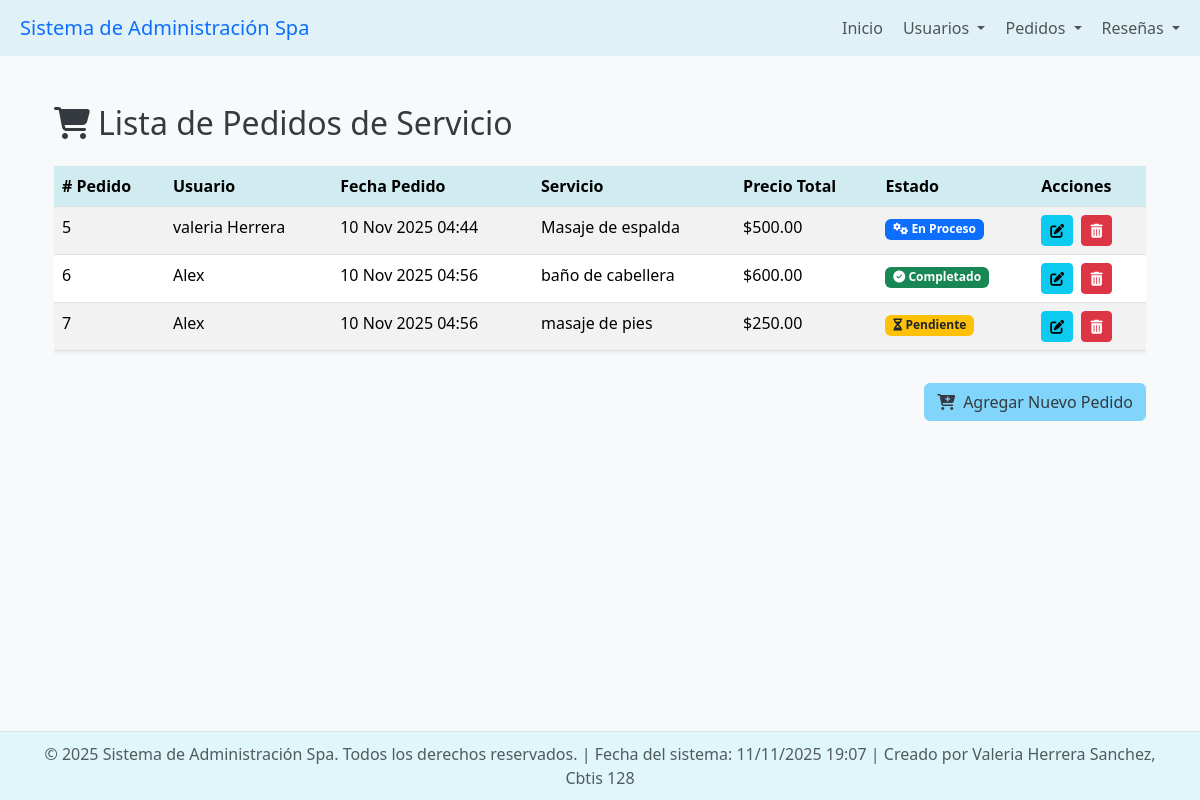
Page /pedidos/ on the committed database.
### app_Spa/models.py (models this page shows, shortened)
class Pedidos(models.Model):
    id_pedido = models.AutoField(primary_key=True, unique=True)
    usuario = models.ForeignKey(
        Usuarios,
        on_delete=models.CASCADE,
        related_name="pedidos"
    )
    fecha_pedido = models.DateTimeField(auto_now_add=True)
    servicio = models.CharField(max_length=100)
    precio_total = models.DecimalField(max_digits=8, decimal_places=2)
    notas_adicionales = models.TextField(blank=True, null=True)
    estado = models.CharField(
        max_length=50,
        default="pendiente",
        choices=[
            ("pendiente", "Pendiente"),
            ("en_proceso", "En Proceso"),
            ("completado", "Completado"),
            ("cancelado", "Cancelado"),
        ]
    )

class Usuarios(models.Model):
    id_usuario = models.AutoField(primary_key=True)
    nombre_completo = models.CharField(max_length=100)
    correo = models.EmailField(unique=True, max_length=250)
    telefono = models.CharField(max_length=15)
    direccion = models.CharField(max_length=200)
    fecha_registro = models.DateTimeField(auto_now_add=True)
    activo = models.BooleanField(default=True)

### app_Spa/views.py (the view)
# urls.py: path('pedidos/', views.ver_pedidos, name='ver_pedidos'),
def ver_pedidos(request):
    pedidos = Pedidos.objects.all()
    return render(request, 'pedidos/ver_pedidos.html', {'pedidos': pedidos})

### app_Spa/templates/pedidos/ver_pedidos.html (shortened to what this page needs)
{% extends 'base.html' %}
{% load static %}
{% block content %}
<div class="container mt-4">
    <h2 class="mb-4 text-dark-spa"><i class="fas fa-shopping-cart me-2"></i>Lista de Pedidos de Servicio</h2>
    <div class="table-responsive">
        <table class="table table-striped table-hover shadow-sm">
            <thead class="bg-light-spa">
                <tr>
                    <th scope="col"># Pedido</th>
                    <th scope="col">Usuario</th>
                    <th scope="col">Fecha Pedido</th>
                    <th scope="col">Servicio</th>
                    <th scope="col">Precio Total</th>
                    <th scope="col">Estado</th>
                    <th scope="col">Acciones</th>
                </tr>
            </thead>
            <tbody>
                {% for pedido in pedidos %}
                <tr>
                    <td>{{ pedido.id_pedido }}</td>
                    <td>{{ pedido.usuario.nombre_completo }}</td>
                    <td>{{ pedido.fecha_pedido|date:"d M Y H:i" }}</td>
                    <td>{{ pedido.servicio }}</td>
                    <td>${{ pedido.precio_total|floatformat:2 }}</td>
                    <td>
                        {% if pedido.estado == 'pendiente' %}
                            <span class="badge bg-warning text-dark"><i class="fas fa-hourglass-half"></i> Pendiente</span>
                        {% elif pedido.estado == 'en_proceso' %}
                            <span class="badge bg-primary"><i class="fas fa-cogs"></i> En Proceso</span>
                        {% elif pedido.estado == 'completado' %}
                            <span class="badge bg-success"><i class="fas fa-check-circle"></i> Completado</span>
                        {% else %}
                            <span class="badge bg-danger"><i class="fas fa-times-circle"></i> Cancelado</span>
                        {% endif %}
                    </td>
                    <td>
                        <a href="{% url 'actualizar_pedidos' pedido.id_pedido %}" class="btn btn-sm btn-info me-1" title="Editar">
                            <i class="fas fa-edit"></i>
                        </a>
                        <a href="{% url 'borrar_pedidos' pedido.id_pedido %}" class="btn btn-sm btn-danger" title="Borrar">
                            <i class="fas fa-trash-alt"></i>
                        </a>
                    </td>
                </tr>
                {% empty %}
                <tr>
                    <td colspan="7" class="text-center p-4">No hay pedidos registrados aún.</td>
                </tr>
                {% endfor %}
            </tbody>
        </table>
    </div>
    <div class="text-end mt-3">
        <a href="{% url 'agregar_pedidos' %}" class="btn btn-spa-primary">
            <i class="fas fa-cart-plus me-2"></i>Agregar Nuevo Pedido
        </a>
    </div>
</div>
{% endblock %}

### app_Spa/templates/base.html (style rules this page uses)
body { display: flex; flex-direction: column; min-height: 100vh; background-color: #f8f9fa; }
.table th { background-color: #d1ecf1; }
:root { --primary-light: #e0f7fa; --secondary-light: #fce4ec; --text-dark: #343a40; --accent-blue: #81d4fa; }
.bg-light-spa { background-color: var(--primary-light); }
.text-dark-spa { color: var(--text-dark); }
.btn-spa-primary { background-color: var(--accent-blue); border-color: var(--accent-blue); color: var(--text-dark); }

### rows in the picture
Pedidos: id_pedido "5", usuario.nombre_completo "valeria Herrera", fecha_pedido "10 Nov 2025 04:44", servicio "Masaje de espalda", precio_total "500.00", estado "en_proceso" (drawn)
Pedidos: id_pedido "6", usuario.nombre_completo "Alex", fecha_pedido "10 Nov 2025 04:56", servicio "baño de cabellera", precio_total "600.00", estado "completado" (drawn)
Pedidos: id_pedido "7", usuario.nombre_completo "Alex", fecha_pedido "10 Nov 2025 04:56", servicio "masaje de pies", precio_total "250.00", estado "pendiente" (drawn)
